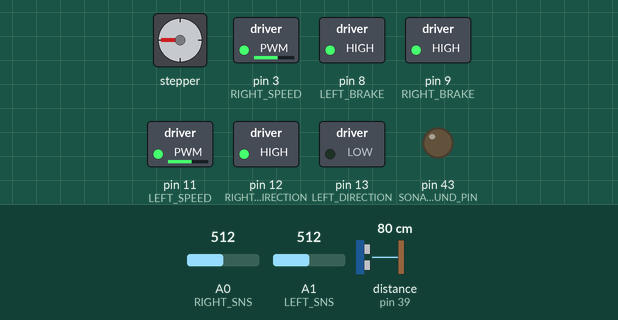
The sketch below on a simulated Arduino Mega 2560, built with avr-gcc and run on an emulated ATmega2560. On the bench: stepper motor, switched loads named in the sketch (green lamp = pin HIGH), output pins drawn as LEDs (lit = HIGH). The test bench sets the inputs (shaded band); at power-on: distance to the obstacle (sensor on pin 39) 80 cm, A0 (RIGHT_SNS) = 512, A1 (LEFT_SNS) = 512. Stepper angles assume 4075 steps per turn; pins used as bus, display or sensor lines are not drawn.

Above: at 3.9 s.
4.0 s: distance to the obstacle (sensor on pin 39) set to 23 cm
At 12.5 s:
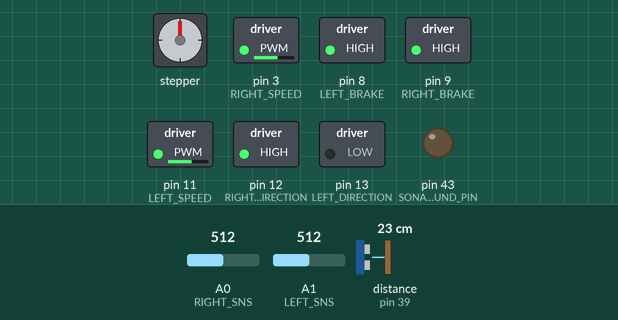
12.8 s: distance to the obstacle (sensor on pin 39) set to 19 cm
At 19.6 s:
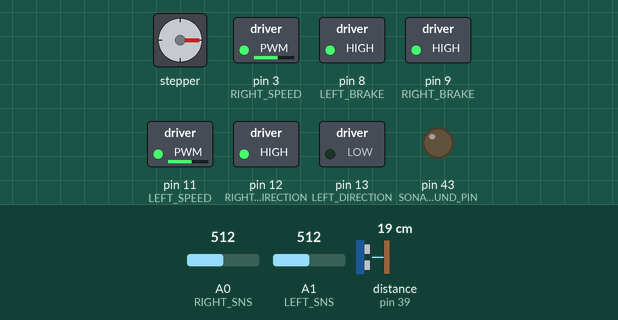
At 21.9 s:
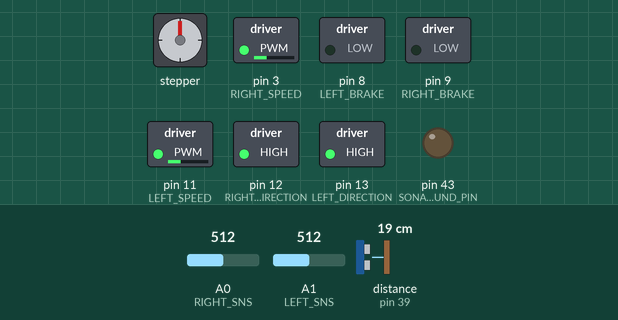
Timing chart, 0 to 79.3 s (numbered marks = the images above; inputs shaded):
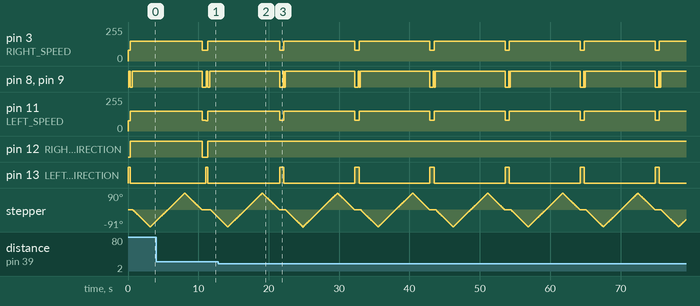

Measured:
- the behaviour switches between 21 and 20 cm on distance to the obstacle (sensor on pin 39) (found by bisection; images 1 and 2)
- after the input at 12.8 s, pin 12 (RIGHT_DIRECTION): stays HIGH (without the input it goes to LOW after 9.3 s)
- by itself, pin 3 (RIGHT_SPEED), pin 11 (LEFT_SPEED): alternates 150/255 for 10.1 s and 80/255 for 0.60 s
- by itself, pin 8 (LEFT_BRAKE), pin 9 (RIGHT_BRAKE): repeats every 10.7 s: HIGH 0.10 s, LOW 0.15 s, HIGH 9.9 s, LOW 0.50 s
- by itself, pin 13 (LEFT_DIRECTION): alternates HIGH for 0.60 s and LOW for 10.1 s

The sketch:

WheelBot-01.ino
```cpp
#include <NewPing.h>
#include <CustomStepper.h>

#define DEBUG_MODE false
#define DEBUG_RATE 115200

#define STEPPER_1 22
#define STEPPER_2 24
#define STEPPER_3 26
#define STEPPER_4 28

#define SONAR_PING_PIN 39
#define SONAR_GROUND_PIN 43
#define SONAR_POWER_PIN 41
#define SONAR_MAX_DISTANCE 500
#define SONAR_MIN_DISTANCE 20

#define LEFT_DECREASE 2
#define RIGHT_DECREASE 0

#define LEFT_SPEED 11
#define LEFT_DIRECTION 13
#define LEFT_BRAKE 8
#define LEFT_SNS A1

#define RIGHT_SPEED 3
#define RIGHT_DIRECTION 12
#define RIGHT_BRAKE 9
#define RIGHT_SNS A0

#define SPEED_MAX 255
#define SPEED_MEDIUM 150
#define SPEED_LOW 80
#define SPEED_ZERO 0

#define CURRENT_CONSUMPTION_MAX 270

void setup() {
  initLogger();
  initSonar();
  initHead();

  pinMode(LEFT_BRAKE, OUTPUT);
  pinMode(LEFT_DIRECTION, OUTPUT);

  pinMode(RIGHT_BRAKE, OUTPUT);
  pinMode(RIGHT_DIRECTION, OUTPUT);
}

void loop() {
  int currentDistance = getDistanceInCm();

  if (currentDistance > SONAR_MIN_DISTANCE || currentDistance == 0) {
    goForward(SPEED_LOW, 100);
    if (isStuck()) {
      brakeOn(200);
      goBackward(SPEED_MEDIUM, 300);
      brakeOn(100);
      lookAroundAndTurn();
    }
  } else if (currentDistance > 0) {
    brakeOn(100);
    goBackward(SPEED_MEDIUM, 150);
    brakeOn(100);
    lookAroundAndTurn();
  }
}
```

Brain.ino
```cpp
void lookAroundAndTurn() {
  int leftDistance = getDistanceOnTheLeft();
  int rightDistance = getDistanceOnTheRight();
  int straightDistance = getDistanceInCm();

  // decide where to go
  if (straightDistance > leftDistance && straightDistance > rightDistance) {
    // stay straight
  } else if (leftDistance > rightDistance) {
    turnLeft();
  } else {
    turnRight();
  }
}

int getDistanceOnTheLeft() {
  int distanceOnTheLeftOne;
  int distanceOnTheLeftTwo;

  headRotateLeft();

  distanceOnTheLeftOne = getDistanceInCm();
  delay(10);
  distanceOnTheLeftTwo = getDistanceInCm();

  headRotateRight();

  return max(distanceOnTheLeftOne, distanceOnTheLeftTwo);
}

int getDistanceOnTheRight() {
  int distanceOnTheRightOne;
  int distanceOnTheRightTwo;

  headRotateRight();

  distanceOnTheRightOne = getDistanceInCm();
  delay(10);
  distanceOnTheRightTwo = getDistanceInCm();

  headRotateLeft();

  return max(distanceOnTheRightOne, distanceOnTheRightTwo);
}

boolean isStuck() {
  boolean stuck = false;
  int leftCurrent = getLeftConsumption();
  int rightCurrent = getRightConsumption();
  if (leftCurrent > CURRENT_CONSUMPTION_MAX || rightCurrent > CURRENT_CONSUMPTION_MAX) {
    stuck = true;
  }

  return stuck;
}
```

Head.ino
```cpp
CustomStepper stepper(STEPPER_1, STEPPER_2, STEPPER_3, STEPPER_4);

void initHead() {
  stepper.setRPM(12);
  stepper.setSPR(4075.7728395);
}

void headRotateRight() {
  stepper.setDirection(CW);
  stepper.rotateDegrees(90);
  while(!stepper.isDone()) {
    stepper.run();
  }
}

void headRotateLeft() {
  stepper.setDirection(CCW);
  stepper.rotateDegrees(90);
  while(!stepper.isDone()) {
    stepper.run();
  }
}
```

Motors.ino
```cpp
void rotate() {
  brakeOff();
  leftForward(SPEED_LOW, 0);
  rightBackward(SPEED_LOW, 0);
  delay(790);
}

void turnRight() {
  brakeOff();
  leftForward(SPEED_LOW, 0);
  rightBackward(SPEED_LOW, 0);
  delay(500);
}

void turnLeft() {
  brakeOff();
  leftBackward(SPEED_LOW, 0);
  rightForward(SPEED_LOW, 0);
  delay(500);
}

void goForward(unsigned int speed, unsigned int time) {
  leftForward(speed - LEFT_DECREASE, 0);
  rightForward(speed - RIGHT_DECREASE, 0);
  if (time > 0) {
    delay(time);
  }
}
void leftForward(unsigned int speed, unsigned int time) {
  brakeOff();
  digitalWrite(LEFT_DIRECTION, HIGH);
  leftSpeed(speed);
  if (time > 0) {
    delay(time);
  }
}
void rightForward(unsigned int speed, unsigned int time) {
  brakeOff();
  digitalWrite(RIGHT_DIRECTION, LOW);
  rightSpeed(speed);
  if (time > 0) {
    delay(time);
  }
}

void goBackward(unsigned int speed, unsigned int time) {
  leftBackward(speed, 0);
  rightBackward(speed, 0);
   if (time > 0) {
    delay(time);
  }
}
void leftBackward(unsigned int speed, unsigned int time) {
  brakeOff();
  digitalWrite(LEFT_DIRECTION, LOW);
  leftSpeed(speed);
  if (time > 0) {
    delay(time);
  }
}
void rightBackward(unsigned int speed, unsigned int time) {
  brakeOff();
  digitalWrite(RIGHT_DIRECTION, HIGH);
  rightSpeed(speed);
  if (time > 0) {
    delay(time);
  }
}

void changeSpeed(unsigned int speed) {
  leftSpeed(speed);
  rightSpeed(speed);
}
void leftSpeed(unsigned int speed) {
  analogWrite(LEFT_SPEED, speed);
}
void rightSpeed(unsigned int speed) {
  analogWrite(RIGHT_SPEED, speed);
}

void brakeOn(unsigned int time) {
  leftBrakeOn(0);
  rightBrakeOn(0);
  if (time > 0) {
    delay(time);
  }
}
void leftBrakeOn(unsigned int time) {
  digitalWrite(LEFT_BRAKE, HIGH);
  if (time > 0) {
    delay(time);
  }
}
void rightBrakeOn(unsigned int time) {
  digitalWrite(RIGHT_BRAKE, HIGH);
  if (time > 0) {
    delay(time);
  }
}

void brakeOff() {
  leftBrakeOff();
  rightBrakeOff();
}
void leftBrakeOff() {
  digitalWrite(LEFT_BRAKE, LOW);
}
void rightBrakeOff() {
  digitalWrite(RIGHT_BRAKE, LOW);
}

int getLeftConsumption() {
  return analogRead(LEFT_SNS);
}
int getRightConsumption() {
  return analogRead(RIGHT_SNS);
}

void logCurrentConsumption(String msg) {
  Serial.print("Left motor current consumption ");Serial.print(msg);Serial.println(getLeftConsumption());
  Serial.print("Right motor current consumption ");Serial.print(msg);Serial.println(getRightConsumption());
}
```

Sonar.ino
```cpp
NewPing sonar(SONAR_PING_PIN, SONAR_PING_PIN, SONAR_MAX_DISTANCE);

void initSonar() {
  pinMode(SONAR_GROUND_PIN,OUTPUT);
  pinMode(SONAR_POWER_PIN,OUTPUT);
  digitalWrite(SONAR_GROUND_PIN, LOW);
  digitalWrite(SONAR_POWER_PIN, HIGH);
}

int getDistanceInCm() {
  return sonar.ping_cm();
}
```

Util.ino
```cpp
void initLogger() {
  #if DEBUG_MODE
    Serial.begin(DEBUG_RATE);
  #endif
}
```
